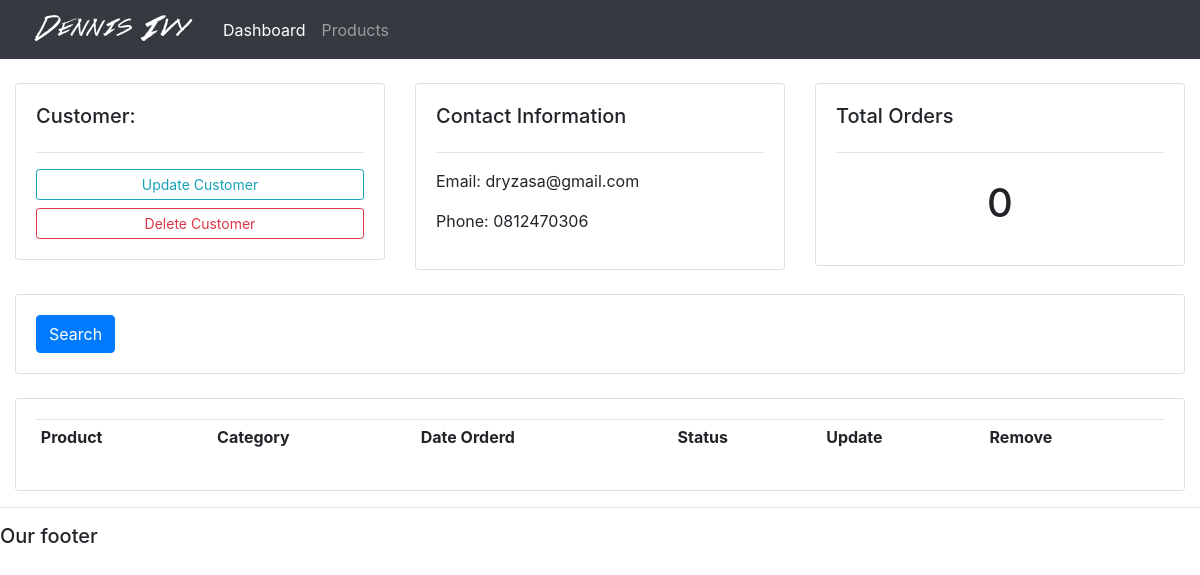
Page /customers/1 on the earlier database version.
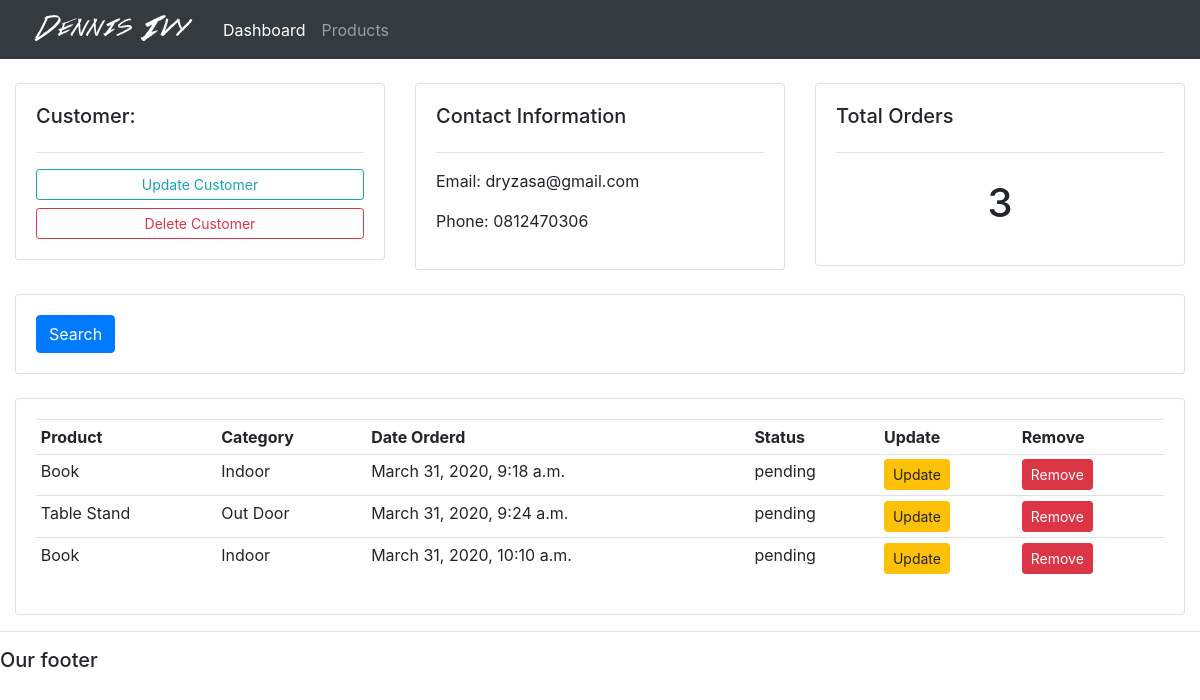
Same page on the later database version.
### accounts/models.py (models this page shows, shortened)
class Order(models.Model):
    STATUS = (
        ('pending', 'Pending'),
        ('Out for deliver', 'Out for deliver'),
        ('Delivered', 'Delivered'),
    )
    customer = models.ForeignKey(
        Customer, null=True, on_delete=models.SET_NULL)
    product = models.ForeignKey(Product, null=True, on_delete=models.SET_NULL)
    status = models.CharField(max_length=200, null=True,  choices=STATUS)
    date_created = models.DateTimeField(auto_now_add=True, null=True)

class Product(models.Model):
    CATEGORY = (
        ('Indoor', 'Indoor'),
        ('Out Door', 'Out Door'),
    )
    name = models.CharField(max_length=200, null=True)
    price = models.FloatField(null=True)
    category = models.CharField(max_length=200, null=True, choices=CATEGORY)
    description = models.CharField(max_length=200, null=True)
    date_created = models.DateTimeField(auto_now_add=True, null=True)
    tags = models.ManyToManyField(Tags)
    def __str__(self):
        return self.name

### accounts/views.py (the view)
# urls.py: path('customers/<str:pk_test>', views.customers, name="customer"),
def customers(request, pk_test):
    customer = Customer.objects.get(id=pk_test)
    orders = customer.order_set.all()
    orders_count = orders.count()
    context = {
        'customer': customer,
        'orders': orders,
        'orders_count': orders_count
    }
    return render(request, 'accounts/customer.html', context)

### templates/accounts/customer.html
{%  extends 'accounts/main.html' %}
{% block content %}
<br>
<div class="row">
	<div class="col-md">
		<div class="card card-body">
			<h5>Customer:</h5>
			<hr>
			<a class="btn btn-outline-info  btn-sm btn-block" href="">Update Customer</a>
			<a class="btn btn-outline-danger  btn-sm btn-block" href="">Delete Customer</a>
		</div>
	</div>
	<div class="col-md">
		<div class="card card-body">
			<h5>Contact Information</h5>
			<hr>
			<p>Email: {{customer.email}}</p>
			<p>Phone: {{customer.phone}}</p>
		</div>
	</div>
	<div class="col-md">
		<div class="card card-body">
			<h5>Total Orders</h5>
			<hr>
			<h1 style="text-align: center;padding: 10px">{{orders_count}}</h1>
		</div>
	</div>
</div>
<br>
<div class="row">
	<div class="col">
		<div class="card card-body">
			<form method="get">
				<button class="btn btn-primary" type="submit">Search</button>
			</form>
		</div>
	</div>
</div>
<br>
<div class="row">
	<div class="col-md">
		<div class="card card-body">
			<table class="table table-sm">
				<tr>
					<th>Product</th>
					<th>Category</th>
					<th>Date Orderd</th>
					<th>Status</th>
					<th>Update</th>
					<th>Remove</th>
				</tr>
				{% for order in orders %}
				<tr>
					<td>{{order.product}}</td>
					<td>{{order.product.category}}</td>
					<td>{{order.date_created}}</td>
					<td>{{order.status}}</td>
					<td><a class="btn btn-sm btn-warning" href="{% url 'update_order' order.id %}">Update</a></td>
					<td><a class="btn btn-sm btn-danger" href="{% url 'delete_order' order.id %}">Remove</a></td>
				</tr>
				{% endfor %}
			</table>
		</div>
	</div>
</div>
{% endblock %}

Differences in the rows shown:
added Order: product "Book", product.category "Indoor", date_created "March 31, 2020, 9:18 a.m.", status "pending"
added Order: product "Table Stand", product.category "Out Door", date_created "March 31, 2020, 9:24 a.m.", status "pending"
added Order: product "Book", product.category "Indoor", date_created "March 31, 2020, 10:10 a.m.", status "pending"
Other differences:
{{ orders_count }}: "0" → "3"
